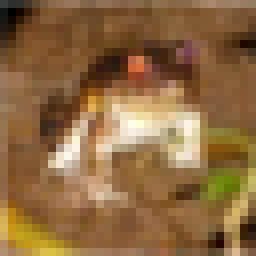
#> input picture week01/images/0.png, 32 x 32 px (shown 8 times larger); its folder holds only this picture in this run
$ jupyter execute --allow-errors week01_hw.ipynb
#> lines starting #> are read from the running program, lines starting #| are printed output that depends on the picture
[cell 1]
#!pip install numpy pillow
#!pip install pandas

## Exercise 1

[cell 2]
import numpy as np
from PIL import Image
import pandas as pd
import os

image_paths = [os.path.join("images",f) for f in os.listdir("images") if f.endswith(".png")]
data_list = []

for path in image_paths:
    img = Image.open(path).convert("L")
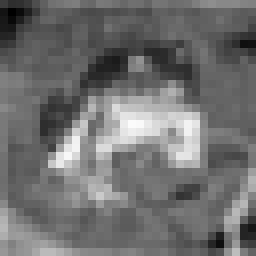
#> img: PIL image 32x32 L (shown 8 times larger); min 0, max 251, mean 111.2
    data_list.append(np.array(img, dtype=float))

X = np.array(data_list)
print(X.shape)
#| (1, 32, 32)

[cell 3]
X = X.reshape(X.shape[0], -1)
print(X.shape)
#| (1, 1024)

Given a matrix $X \in \mathbb{R}^{8 \times 1024}$:

- **Each row** represents a single image in the dataset, containing all pixel values after the image has been flattened into a one-dimensional vector.
- **Each column** represents a specific pixel location (fixed coordinate) shared across all 8 images.

[cell 4]
mean_vector = np.mean(X, axis=0)
#> mean_vector = 1024 values, max 251 at index 496, min 0 at index 33, mean 111.2
print(mean_vector.shape)
#| (1024,)

X_centered = X - mean_vector
print(X.shape)
#| (1, 1024)
print(X_centered.shape)
#| (1, 1024)
print(X_centered)
#> (printed output is left out)

NumPy broadcasting allows arithmetic operations between arrays of different shapes by automatically expanding the smaller array to match the larger one. In the operation `X - mean_vector`, where `X` has shape `(8, 1024)` and `mean_vector` has shape `(1024,)`, NumPy implicitly replicates the vector across all 8 rows and performs element-wise subtraction, producing an output matrix with the same shape as `X` (`8 × 1024`).

[cell 5]
def cosine_similarity(X, Y=None):
    if Y is None:
        Y = X
    Xn = X/np.linalg.norm(X, axis=1, keepdims=True)
    Yn = Y/np.linalg.norm(Y, axis=1, keepdims=True)
    return Xn @ Yn.T
def search(query, X, top_k=3):
    similarities = cosine_similarity(query.reshape(1,-1),X)
    top_k_indices = np.argsort(similarities[0])[::-1][:top_k]
    top_scores = similarities[0][top_k_indices]
    return top_k_indices, top_scores

[cell 6]
similarity_matrix = cosine_similarity(X_centered)
#> similarity_matrix = [nan]
print(similarity_matrix.shape)
#| (1, 1)

#> (a cell that did not finish here is left out)

#> (a cell that did not finish here is left out)

### Image Labels

| Index | Label |
|---------|---------|
| 0 | frog |
| 1 | truck |
| 2 | truck |
| 3 | deer |
| 4 | automobile |
| 5 | automobile |
| 6 | bird |
| 7 | horse |

### Discussion

The most similar pair is **Image 0 (frog)** and **Image 3 (deer)** with a cosine similarity score of **0.4352**. Although they belong to different classes, both images may share similar visual characteristics such as natural backgrounds, textures, or color distributions, resulting in a relatively high similarity score.

The most dissimilar pair is **Image 0 (frog)** and **Image 2 (truck)** with a score of **−0.5087**. This aligns well with intuition, as an animal image and a vehicle image typically exhibit very different visual patterns and structures.

Although **Image 1** and **Image 2** both belong to the *truck* class, their cosine similarity is **−0.2399**. This can be attributed to differences in viewing angle, object position, background, lighting conditions, and color distribution. Since cosine similarity is computed directly on flattened pixel vectors, even images of the same object category can appear dissimilar when their pixel arrangements differ significantly.

A similar observation applies to **Image 4** and **Image 5**, which both belong to the *automobile* class but have a cosine similarity of **−0.1243**. Variations in pose, scene context, and appearance can substantially alter pixel-level representations, leading to low or even negative similarity scores despite sharing the same semantic label.

## Exercise 2

[cell 9]
#!pip install matplotlib
#!pip install opencv-python

### 1. Linear Transformations

[cell 10]
import matplotlib.pyplot as plt
import cv2

[cell 11]
H, W = 32, 32
image = X[0].reshape(H, W)

theta = np.radians(45)
scale = 1.2

X_transform = np.array([
    [np.cos(theta) * scale, -np.sin(theta) * scale, 0],
    [np.sin(theta) * scale,  np.cos(theta) * scale, 0]
], dtype=np.float32)

image_transformed = cv2.warpAffine(image, X_transform, (W, H))
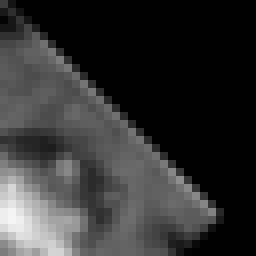
#> image_transformed: shape (32, 32) float64 (shown 8 times larger); min 0, max 245.5, mean 50.8

[cell 12]
fig, axes = plt.subplots(1, 2, figsize=(8, 4))

axes[0].imshow(image, cmap='gray')
axes[0].set_title("Original Image")

axes[1].imshow(image_transformed, cmap='gray')
axes[1].set_title("Transformed Image")

plt.show()
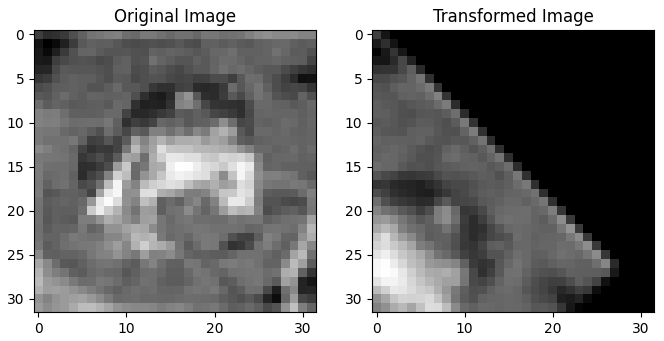
#> figure drawn by matplotlib, 2 panels

### 2. Image Compression with SVD

[cell 13]
img = X[0].reshape(32, 32)
# M = U * S * Vt
U, S, Vt = np.linalg.svd(img, full_matrices=False)
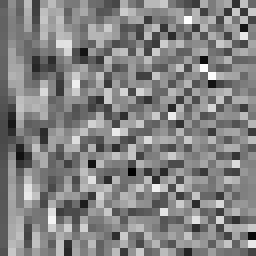
#> U: shape (32, 32) float64 (shown 8 times larger); min -0.532, max 0.498, mean -0.00429; drawn with min black and max white
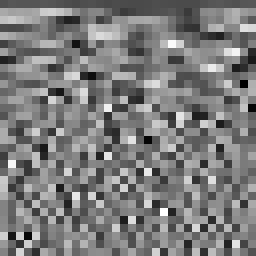
#> Vt: shape (32, 32) float64 (shown 8 times larger); min -0.493, max 0.512, mean -0.0049; drawn with min black and max white
#> S = 32 values, max 3653.3 at index 0, min 1.01 at index 31, mean 219.6
def reconstruct(k):
    return (U[:, :k] * S[:k]) @ Vt[:k, :]
ks = [5, 20, 50]
fig, axes = plt.subplots(1, 4, figsize=(15, 5))
axes[0].imshow(image, cmap='gray')
axes[0].set_title("Original Image")

for i, k in enumerate(ks):
    img_rec = reconstruct(k)
    axes[i+1].imshow(img_rec, cmap='gray')
    axes[i+1].set_title(f"Reconstructed (k={k})")
#> this loop made 3 passes
#> pass 1, `img_rec = reconstruct(k)`:
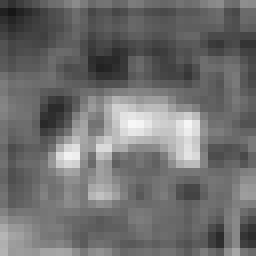
#> img_rec: shape (32, 32) float64 (shown 8 times larger); min 22.22, max 246.9, mean 111.2

plt.tight_layout()
plt.show()

### 3. Evaluation

To evaluate the effectiveness of SVD-based image compression, two quantitative metrics were used:

- **Reconstruction Error** ($||M-M_k||_F$): measures the difference between the original image $M$ and the reconstructed image $M_k$.
- **Compression Ratio**:

$$
\frac{k(m+n+1)}{m\times n}\times100\%
$$

which indicates the percentage of storage required relative to the original image.

#### 3.1 Experimental Results

[cell 14]
m, n = 32, 32
total_pixels = m * n
data = []
for k in range(1, 33):
    M_k = reconstruct(k)
    err = np.linalg.norm(img - M_k, ord='fro')

    ratio = (k * (m + n + 1) / total_pixels) * 100

    data.append({'k': k, 'Error': round(err, 2), 'Compression Ratio (%)': round(ratio, 2)})
#> this loop made 32 passes
#> err on passes 1 to 12: 1016.2, 806.5, 661.2, 554.1, 468.2, 410.7, 355.4, 300.4, 251.1, 209.7, 177.5, 150.3
#> pass 1, `M_k = reconstruct(k)`:
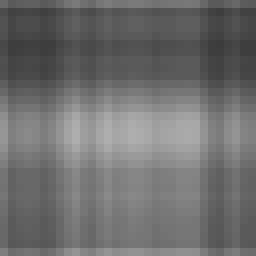
#> M_k: shape (32, 32) float64 (shown 8 times larger); min 60.58, max 174.7, mean 111
#> pass 2, `M_k = reconstruct(k)`:
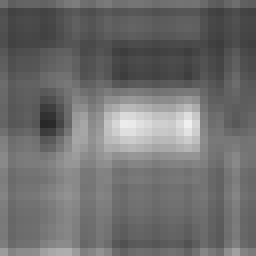
#> M_k: shape (32, 32) float64 (shown 8 times larger); min 40.2, max 239.7, mean 111.2
#> pass 3, `M_k = reconstruct(k)`:
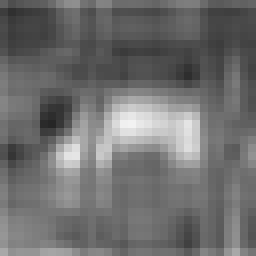
#> M_k: shape (32, 32) float64 (shown 8 times larger); min 38.37, max 242.6, mean 111.2
#> after the loop, data = 32 items

df = pd.DataFrame(data)
#> df = table of 32 rows and 3 columns

print(df.head(20))
#|      k    Error  Compression Ratio (%)
#| 0    1  1016.15                   6.35
#| 1    2   806.51                  12.70
#| 2    3   661.24                  19.04
#| 3    4   554.07                  25.39
#| 4    5   468.24                  31.74
#| 5    6   410.72                  38.09
#| 6    7   355.43                  44.43
#| 7    8   300.44                  50.78
#| 8    9   251.11                  57.13
#| 9   10   209.71                  63.48
#| 10  11   177.48                  69.82
#> (further printed lines are left out)

#### 3.2 Reconstruction Error Curve

[cell 15]
k_range = range(1, 33)
errors = []
ratios = []

for k in k_range:
    M_k = reconstruct(k)

    # Compute the Frobenius reconstruction error
    err = np.linalg.norm(img - M_k, ord='fro')
    errors.append(err)

    # Compute the compression ratio
    storage_ratio = (k * (m + n + 1)) / (m * n)
    ratios.append(storage_ratio)
#> after the loop, errors = 32 values, max 1016.2 at index 0, min 3.27e-12 at index 31, mean 192.4; ratios = 32 values from 0.0635 to 2.03

plt.figure(figsize=(10, 5))
plt.plot(k_range, errors, marker='o', linestyle='-', color='b')
plt.title('Reconstruction Error vs. k')
plt.xlabel('Number of Singular Values (k)')
plt.ylabel('Frobenius Error')
plt.grid(True)
plt.show()
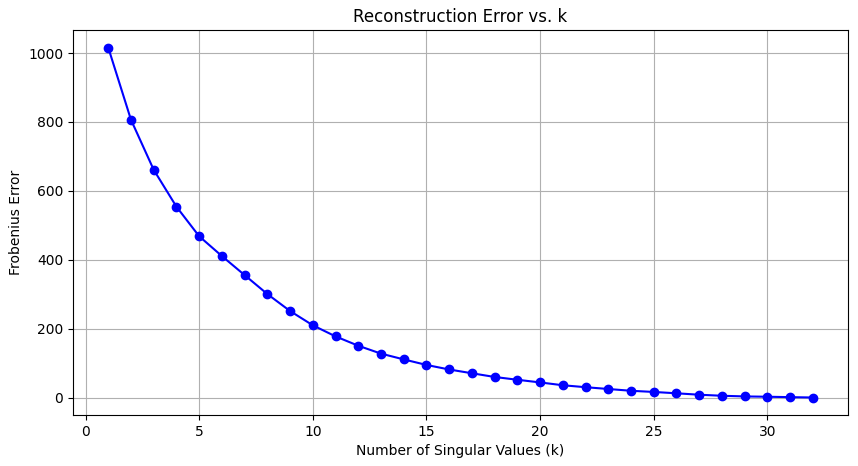
#> figure drawn by matplotlib, 1 panel; curve peaks at x = 1, y = 1016.2

$ run again, on week01/images/4.png
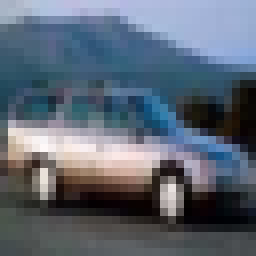
#> input picture week01/images/4.png, 32 x 32 px (shown 8 times larger)
#| (1, 32, 32)
#| (1, 1024)
#> mean_vector = 1024 values, max 250 at index 581, min 1 at index 811, mean 100.8
#| (1024,)
#| (1, 1024)
#| (1, 1024)
#> (printed output is left out)
#> similarity_matrix = [nan]
#| (1, 1)
#> S = 32 values, max 3514.7 at index 0, min 0.72 at index 31, mean 212.2
#> the loop `for k in range(1, 33):` made 32 passes
#> err on passes 1 to 8: 1172.4, 839.2, 586.8, 466.2, 346.2, 292.1, 233.6, 205.5
#> pass 1, `M_k = reconstruct(k)`:
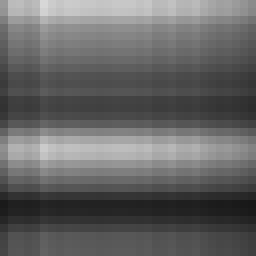
#> M_k: shape (32, 32) float64 (shown 8 times larger); min 24.15, max 215.6, mean 100.9
#> after the loop `for k in range(1, 33):`: data = 32 items
#> df = table of 32 rows and 3 columns
#|      k    Error  Compression Ratio (%)
#| 0    1  1172.35                   6.35
#| 1    2   839.25                  12.70
#| 2    3   586.76                  19.04
#| 3    4   466.16                  25.39
#| 4    5   346.20                  31.74
#> (further printed lines are left out)
#> the loop `for k in k_range:` made 32 passes
#> after the loop `for k in k_range:`: errors = 32 values, max 1172.4 at index 0, min 9.88e-12 at index 31, mean 165.6; ratios = 32 values from 0.0635 to 2.03
#> `plt.show()`:
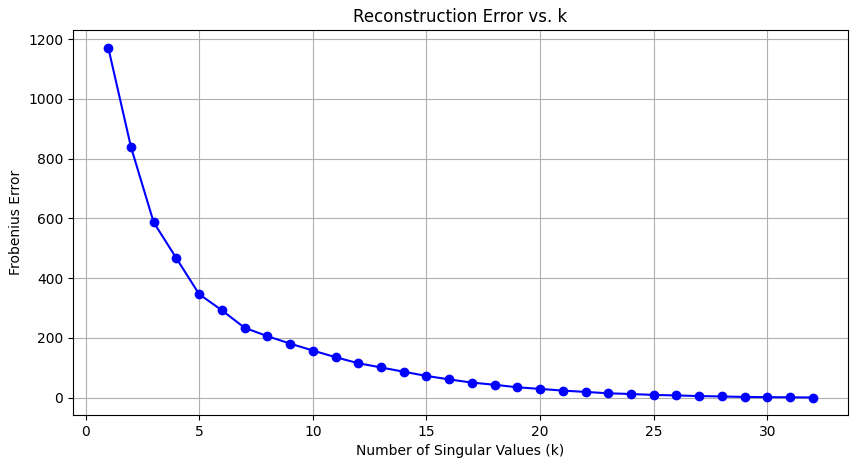
#> figure drawn by matplotlib, 1 panel; curve peaks at x = 1, y = 1172.4

$ run again, on week01/images/5.png
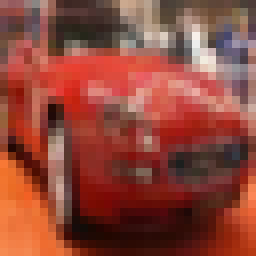
#> input picture week01/images/5.png, 32 x 32 px (shown 8 times larger)
#| (1, 32, 32)
#| (1, 1024)
#> mean_vector = 1024 values, max 241 at index 152, min 12 at index 907, mean 90.72
#| (1024,)
#| (1, 1024)
#| (1, 1024)
#> (printed output is left out)
#> similarity_matrix = [nan]
#| (1, 1)
#> S = 32 values, max 3012.1 at index 0, min 0.409 at index 31, mean 206
#> the loop `for k in range(1, 33):` made 32 passes
#> err on passes 1 to 8: 1131.1, 765.4, 644.1, 565.1, 486, 417.4, 366.4, 314.8
#> after the loop `for k in range(1, 33):`: data = 32 items
#> df = table of 32 rows and 3 columns
#|      k    Error  Compression Ratio (%)
#| 0    1  1131.13                   6.35
#| 1    2   765.36                  12.70
#| 2    3   644.14                  19.04
#| 3    4   565.07                  25.39
#| 4    5   486.05                  31.74
#> (further printed lines are left out)
#> the loop `for k in k_range:` made 32 passes
#> after the loop `for k in k_range:`: errors = 32 values, max 1131.1 at index 0, min 1.6e-11 at index 31, mean 203.2; ratios = 32 values from 0.0635 to 2.03
#> `plt.show()`:
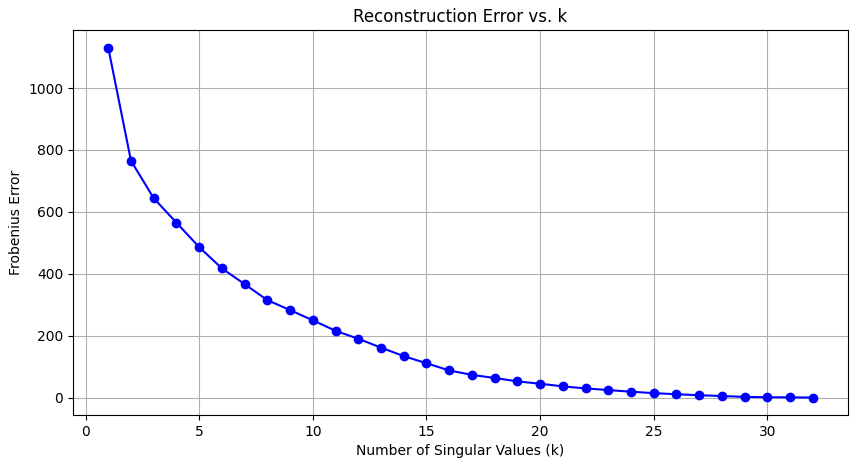
#> figure drawn by matplotlib, 1 panel; curve peaks at x = 1, y = 1131.1
